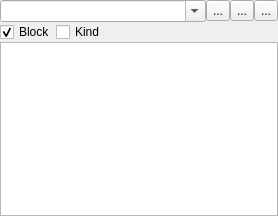
<?xml version="1.0" encoding="UTF-8"?>
<ui version="4.0">
 <class>AnandamideLibraryWidget</class>
 <widget class="QWidget" name="AnandamideLibraryWidget">
  <property name="geometry">
   <rect>
    <x>0</x>
    <y>0</y>
    <width>278</width>
    <height>216</height>
   </rect>
  </property>
  <property name="windowTitle">
   <string>Form</string>
  </property>
  <layout class="QVBoxLayout" name="verticalLayout">
   <property name="spacing">
    <number>0</number>
   </property>
   <property name="leftMargin">
    <number>0</number>
   </property>
   <property name="topMargin">
    <number>0</number>
   </property>
   <property name="rightMargin">
    <number>0</number>
   </property>
   <property name="bottomMargin">
    <number>0</number>
   </property>
   <item>
    <layout class="QHBoxLayout" name="horizontalLayout">
     <property name="spacing">
      <number>0</number>
     </property>
     <item>
      <widget class="QComboBox" name="cbSearchLibrary">
       <property name="editable">
        <bool>true</bool>
       </property>
      </widget>
     </item>
     <item>
      <widget class="QToolButton" name="btnClearSearch">
       <property name="toolTip">
        <string>Clear search mask</string>
       </property>
       <property name="text">
        <string notr="true">...</string>
       </property>
       <property name="icon">
        <iconset resource="icons.qrc">
         <normaloff>:/icons/remove.png</normaloff>:/icons/remove.png</iconset>
       </property>
      </widget>
     </item>
     <item>
      <widget class="QToolButton" name="btnAddSearchTemplate">
       <property name="toolTip">
        <string>Add search template</string>
       </property>
       <property name="text">
        <string notr="true">...</string>
       </property>
       <property name="icon">
        <iconset resource="icons.qrc">
         <normaloff>:/icons/add.png</normaloff>:/icons/add.png</iconset>
       </property>
      </widget>
     </item>
     <item>
      <widget class="QToolButton" name="btnRemoveSearchTemplate">
       <property name="toolTip">
        <string>Remove search template</string>
       </property>
       <property name="text">
        <string notr="true">...</string>
       </property>
       <property name="icon">
        <iconset resource="icons.qrc">
         <normaloff>:/icons/minus.png</normaloff>:/icons/minus.png</iconset>
       </property>
      </widget>
     </item>
    </layout>
   </item>
   <item>
    <layout class="QHBoxLayout" name="horizontalLayout_2">
     <item>
      <widget class="QCheckBox" name="cbSearchBlock">
       <property name="text">
        <string>Block</string>
       </property>
       <property name="checked">
        <bool>true</bool>
       </property>
      </widget>
     </item>
     <item>
      <widget class="QCheckBox" name="cbSearchKind">
       <property name="text">
        <string>Kind</string>
       </property>
      </widget>
     </item>
     <item>
      <spacer name="horizontalSpacer">
       <property name="orientation">
        <enum>Qt::Horizontal</enum>
       </property>
       <property name="sizeHint" stdset="0">
        <size>
         <width>40</width>
         <height>20</height>
        </size>
       </property>
      </spacer>
     </item>
    </layout>
   </item>
   <item>
    <widget class="AnandamideLibraryTree" name="library_tree">
     <property name="sortingEnabled">
      <bool>false</bool>
     </property>
     <attribute name="headerVisible">
      <bool>false</bool>
     </attribute>
     <column>
      <property name="text">
       <string notr="true">1</string>
      </property>
     </column>
    </widget>
   </item>
  </layout>
 </widget>
 <customwidgets>
  <customwidget>
   <class>AnandamideLibraryTree</class>
   <extends>QTreeWidget</extends>
   <header>AnandamideLibraryTree.h</header>
  </customwidget>
 </customwidgets>
 <resources>
  <include location="icons.qrc"/>
 </resources>
 <connections/>
</ui>
